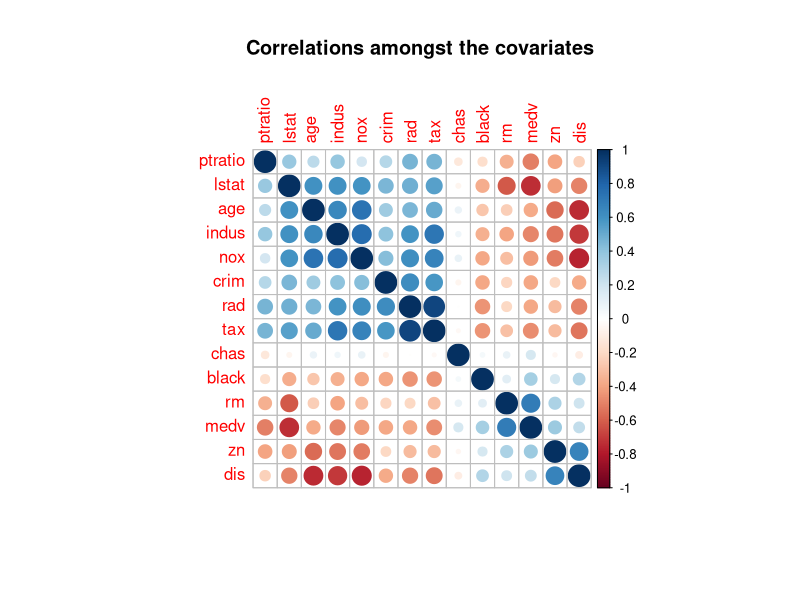
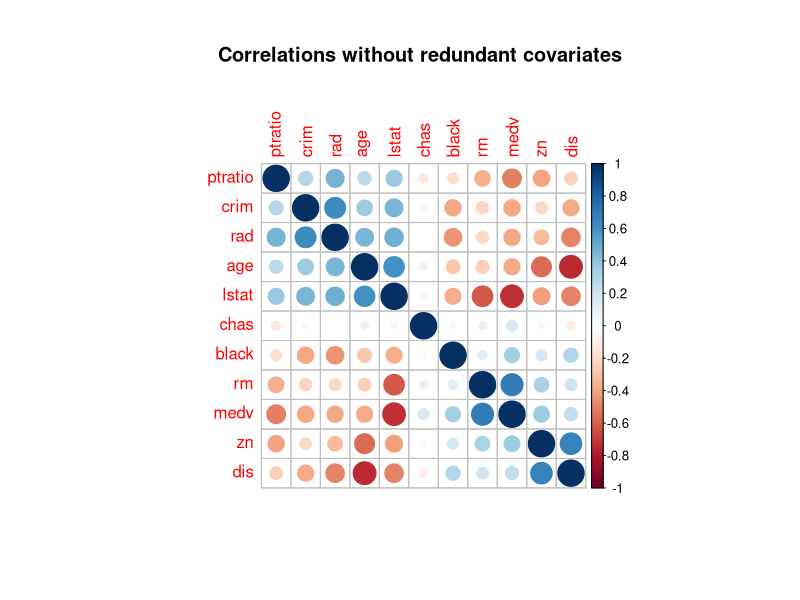
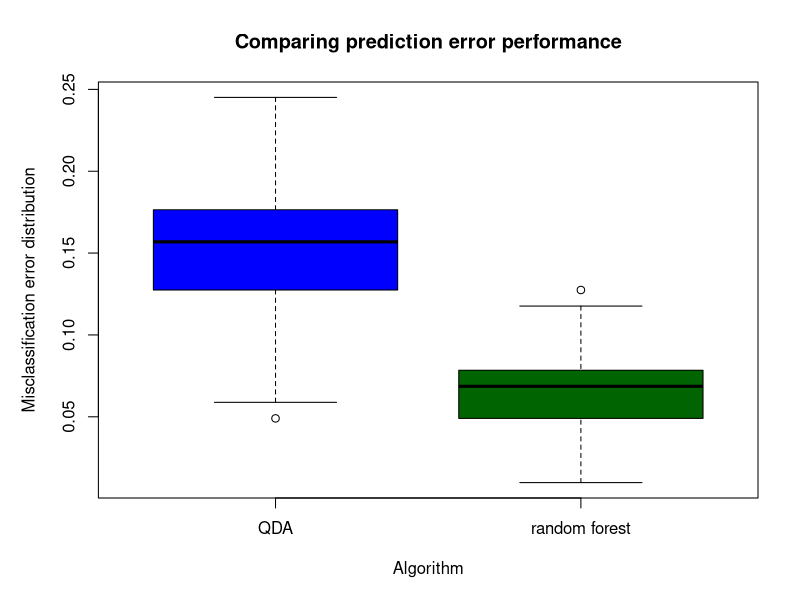

Reproduce these figures in R, in order.
## ---- chunk 1
rm (list = ls())
graphics.off()
invisible (library (MASS))
invisible (library (caret))
invisible (library (corrplot))
invisible (library (vcd))
invisible (library (randomForest))
## ---- chunk 2
sum (is.na (Boston))
## ---- chunk 3
nearZeroVar (Boston)
## ---- chunk 4
correlations <- cor (Boston)
curmar <- par()$mar
curmar[3] <- 1.15 * curmar[3]
corrplot (correlations, order = 'hclus',
			main="Correlations amongst the covariates", mar=curmar)
## ---- chunk 5
highCorr <- findCorrelation (correlations, cutoff = 0.75)
colnames (Boston)[highCorr]
## ---- chunk 6
filteredBoston <- Boston[, -highCorr]
correlations <- cor (filteredBoston)
correlacurmar <- par()$mar
curmar[3] <- 1.15 * curmar[3]
corrplot (correlations, order='hclus',
          main="Correlations without redundant covariates", mar=curmar)
## ---- chunk 7
Ntotal <- dim(filteredBoston)[1]
bostonmed <- median (filteredBoston$crim)
y <- vector ("character", length=Ntotal)
y <- sapply (1:Ntotal,
             function (i) {if (filteredBoston$crim[i] > bostonmed) "above" else "below"})

y <- as.factor (y)
y <- relevel (y, ref="below")

# Now can remove the original numeric crime rate value
filteredBoston <- filteredBoston[, -which (names(filteredBoston) == 'crim')]
## ---- chunk 8
set.seed (9853)
Ntest <- ceiling (0.2 * Ntotal)
Ntrain <- Ntotal - Ntest

B <- 50
qda.err <- vector ("numeric", length=B)
rf.err <- vector ("numeric", length = B)

for (k in 1:B) {
  testind <- sample.int (n=Ntotal, size=Ntest, replace=FALSE)

  training <- filteredBoston [-testind,]
  ytrain <- y[-testind]
  testing <- filteredBoston [testind,]
  ytest <- y[testind]

  qdafit <- qda (ytrain~., data=training)
  qdaclass <- predict (qdafit, newdata=testing)$class

  qda.err[k] = mean (qdaclass != ytest)
  
  # Now fit a random forest
  rffit <- randomForest (ytrain~., data=training, ntree=100)
  rfpred <- predict (rffit, newdata=testing)
  
  rf.err[k] = mean (rfpred != ytest)
}
## ---- chunk 9
mean (qda.err) + c(0,-1,1) * sd (qda.err) * qnorm (p=0.975) / sqrt (B)
## ---- chunk 10
mean (rf.err) + c(0,-1,1) * sd (rf.err) * qnorm (p=0.975) / sqrt (B)
## ---- chunk 11
tmp <- data.frame (errors=c(qda.err, rf.err),
                   algorithm = c(rep("QDA", B), rep ("random forest", B)))
curmar <- par()$mar
curmar[2] <- 1.20 * curmar[2]
par (mar = curmar)
boxplot (errors~algorithm, data=tmp, main="Comparing prediction error performance",
         xlab="Algorithm", ylab="Misclassification error distribution",
         col=c('blue',"darkgreen"))
points (tmp$algorithm, tmp$errors, pch=20)
